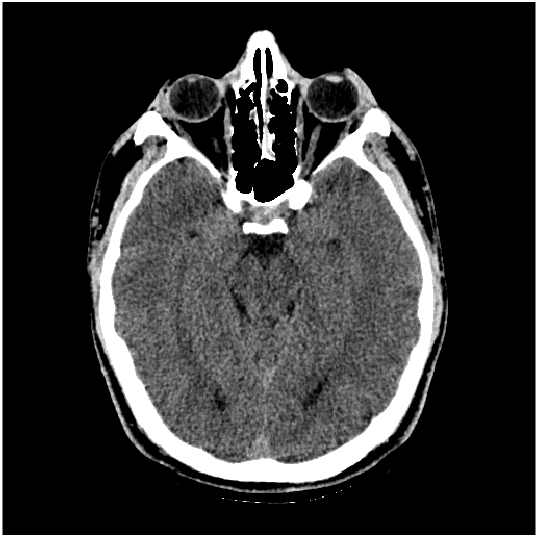
%> input picture obss_report/original_image.png, 538 x 537 px
$ octave --eval "result = derive(imread('obss_report/original_image.png'));"   (GNU Octave 9; MATLAB toolbox functions it lacks are replaced by stand-ins)
%> lines starting %> are read from the running program, lines starting %| are printed output that depends on the picture
function [magnitudes, angles, lp_filtered_image] = derive(image)

    prewitt_mask_x = [-1, -1, -1; 0, 0, 0; 1, 1, 1];
    prewitt_mask_y = [-1, 0, 1; -1, 0, 1; -1, 0, 1];

    [h, w] = size(image);
%> h = 537; w = 1614

    if h >= w
        dimension = w;
    else
        dimension = h;
%> dimension = 537
    end
    sigma = 0.005*dimension;
%> sigma = 2.69
    kernel_size = floor(6*sigma);
%> kernel_size = 16

    if mod(kernel_size, 2) == 0
        kernel_size=kernel_size+1;
%> kernel_size = 17
    end

    disp(sigma);
%| 2.6850
    disp(kernel_size);
%| 17
    gaussian_kernel = fspecial('gaussian',[kernel_size, kernel_size],sigma);

    lp_filtered_image = imfilter(image, gaussian_kernel);
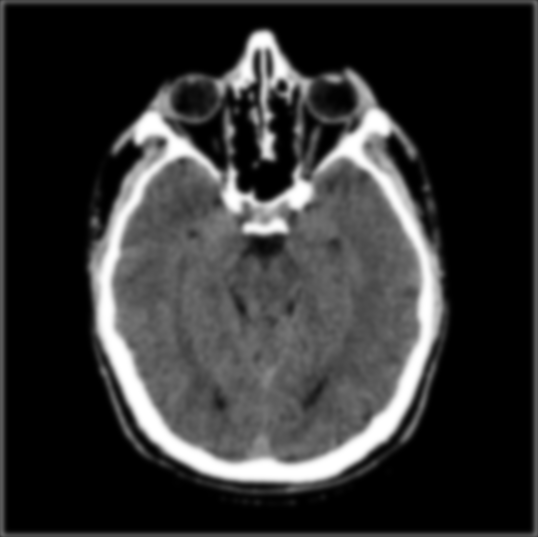
%> lp_filtered_image: size 537x538x3 uint8; min 0, max 255, mean 50.8
    derivation_x = imfilter (double(lp_filtered_image), prewitt_mask_x);
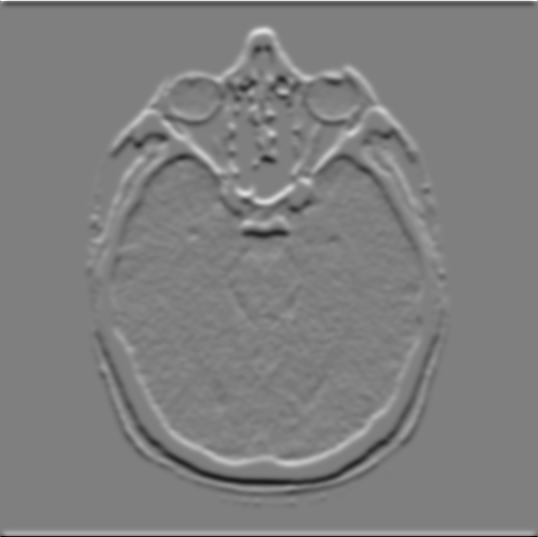
%> derivation_x: size 537x538x3 double; min -282, max 282, mean 0; drawn with min black and max white
    derivation_y = imfilter (double(lp_filtered_image), prewitt_mask_y);
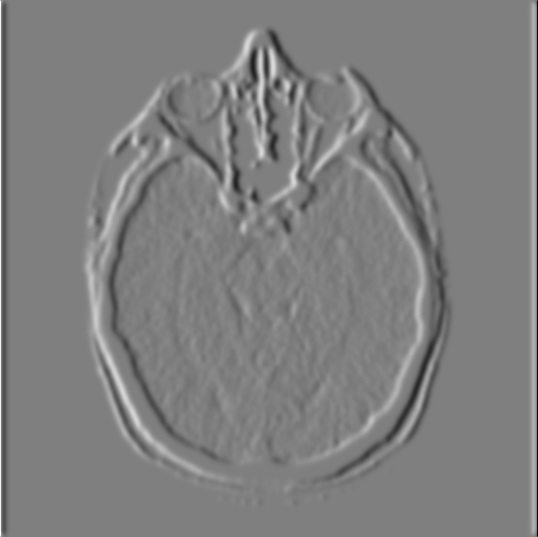
%> derivation_y: size 537x538x3 double; min -297, max 297, mean 0; drawn with min black and max white


    magnitudes = sqrt((derivation_x.^2) + (derivation_y.^2));
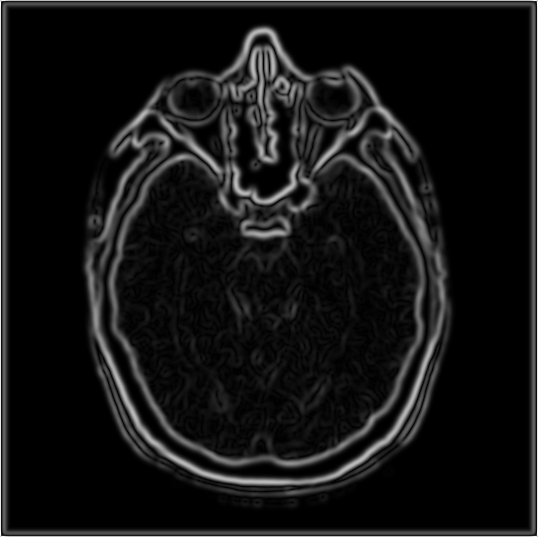
%> magnitudes: size 537x538x3 double; min 0, max 297, mean 24.5; drawn with min black and max white
    angles = atan2(derivation_y, derivation_x);
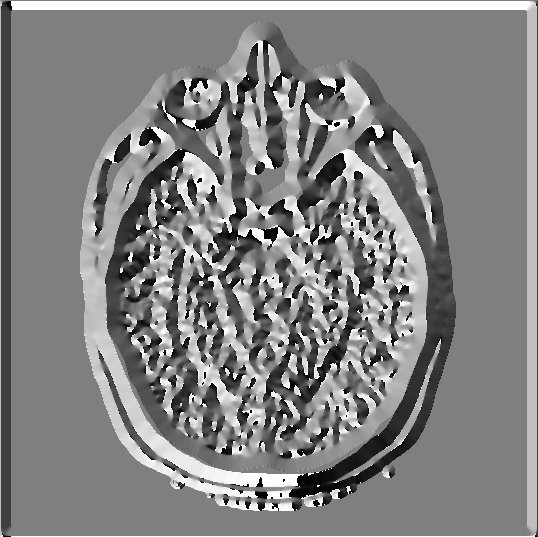
%> angles: size 537x538x3 double; min -3.14, max 3.14, mean 0.0814; drawn with min black and max white
